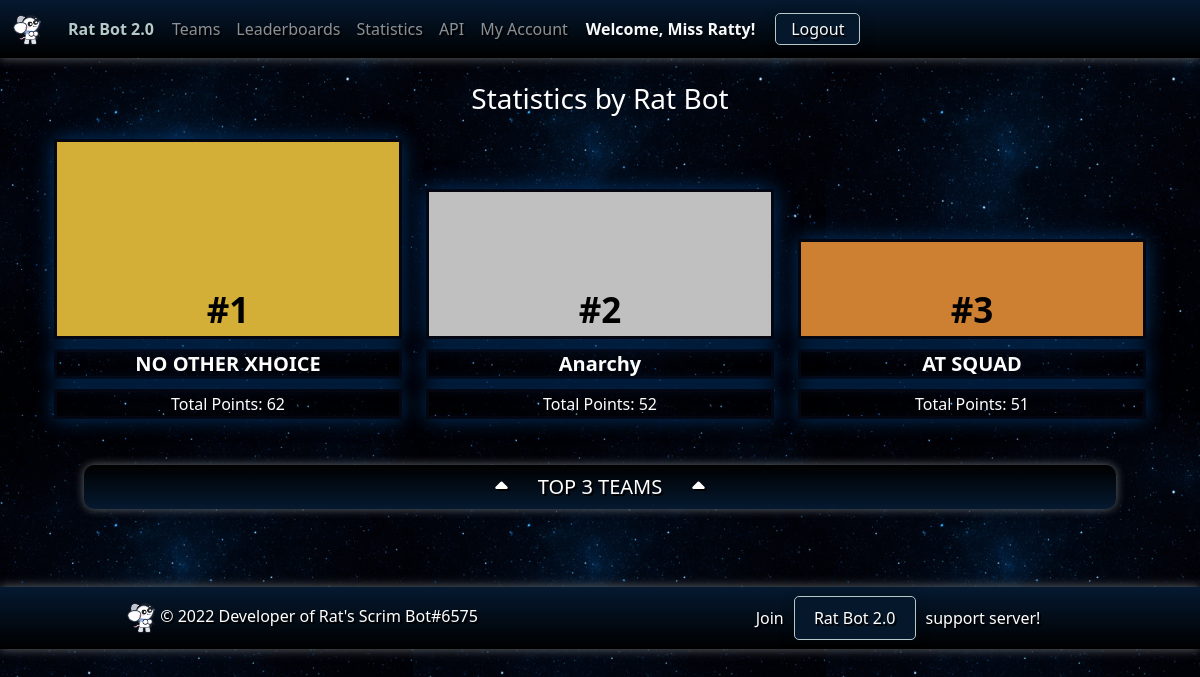
The app's page /statistics (signed in) with its own data.
### ratbotapp/models.py (models this page shows, shortened)
class Score(models.Model):
    id = models.AutoField(primary_key=True)
    rank = models.IntegerField(default=0)
    result = models.ForeignKey(Result, on_delete=models.CASCADE, default=None)
    team = models.ForeignKey(Team, on_delete=models.RESTRICT, default=None)
    team_managers = models.CharField(max_length=200, default='Unknown')
    wwcd = models.PositiveSmallIntegerField(default=0)
    pp = models.PositiveSmallIntegerField(default=0)
    kp = models.PositiveSmallIntegerField(default=0)
    tp = models.PositiveSmallIntegerField(default=0)
    missed_games = models.IntegerField(default=0)
    created_at = models.DateTimeField(auto_now_add=True)
    updated_at = models.DateTimeField(auto_now=True)
    def __str__(self):
        return f"#{self.rank} - {self.team.team_name} - {self.pp} - {self.kp} - {self.tp}"

class Team(models.Model):
    id = models.AutoField(primary_key=True)
    team_name = models.CharField(max_length=30, unique=True)
    team_tag = models.CharField(max_length=10, default="")
    team_slug = models.CharField(max_length=60, unique=False, editable=False)
    team_image = models.ImageField(upload_to='team_images/', null=True, blank=True)
    followers = models.ManyToManyField(User, related_name='following')
    created_at = models.DateTimeField(auto_now_add=True)
    updated_at = models.DateTimeField(auto_now=True)

### ratbotapp/views.py (the view)
# urls.py: path('statistics', views.statistics_page, name='statistics'),
@login_required(login_url="/accounts/discord/login")
def statistics_page(request):
    print("======== STARTED statistics_page() =======")
    top_stats = Score.objects.filter(tp__gte=0).order_by('-tp').select_related('result')[:3]
    context = {
        'statistics': {
            'top_stats': top_stats
        }
    }
    pprint(context)
    return render(request, 'ratbot/statistics.html', context)

### ratbotapp/templates/ratbot/statistics.html (shortened to what this page needs)
{% extends 'ratbot/base/base.html' %}
{% load static %}
{% block body %}
<div class="container">
    <div class="row mb-3 mt-4">
        <h3 class="text-center">Statistics by Rat Bot</h3>
    </div>
    <div class="container">
        <div class="row">
            <div class="col-4">
                <div class="rectangle gold"><p class="rectangle-content">#1</p></div>
                <h5 class="team-name">{{ statistics.top_stats.0.team.team_name }}</h5>
                <p class="team-text">Total Points: {{ statistics.top_stats.0.tp }}</p>
            </div>
            <div class="col-4">
                <div class="rectangle silver"><p class="rectangle-content">#2</p></div>
                <h5 class="team-name">{{ statistics.top_stats.1.team.team_name }}</h5>
                <p class="team-text">Total Points: {{ statistics.top_stats.1.tp }}</p>
            </div>
            <div class="col-4">
                <div class="rectangle bronze"><p class="rectangle-content">#3</p></div>
                <h5 class="team-name">{{ statistics.top_stats.2.team.team_name }}</h5>
                <p class="team-text">Total Points: {{ statistics.top_stats.2.tp }}</p>
            </div>
            <div class="col-12">
                <h5 class="top-3-teams gradient"><i class="fa-solid fa-caret-up" style="margin-right: 30px;"></i>TOP 3 TEAMS<i class="fa-solid fa-caret-up" style="margin-left: 30px;"></i></h5>
            </div>
        </div>
    </div>
</div>
{% endblock %}

### ratbotapp/templates/ratbot/base/base.html (shortened to what this page needs)
{% load static %}
<!doctype html>
<html lang="en">
<head>
    <link rel="stylesheet" href="{% static 'ratbot/styles/base.css' %}">
    <link href="https://cdn.jsdelivr.net/npm/bootstrap@5.3.0-alpha1/dist/css/bootstrap.min.css" rel="stylesheet"
>
    <link rel="stylesheet" type="text/css" href="https://cdn.datatables.net/1.13.2/css/jquery.dataTables.css">
    <link rel="stylesheet" href="https://cdnjs.cloudflare.com/ajax/libs/font-awesome/6.3.0/css/all.min.css"
/>
</head>
<body>
<nav class="navbar navbar-expand-lg navbar-dark bg-dark space-gradient sticky-top">
    <div class="container-fluid text-center">
        <a class="navbar-brand" href="/">
            <img src="{% static 'ratbot/images/logo.png' %}" alt="Rat Bot" height="30">
        </a>
        <a href="/" class="welcome">
            <span> Rat Bot 2.0</span>
        </a>
        <div class="collapse navbar-collapse" id="navbarNavDropdown">
            <ul class="navbar-nav">
                <li class="nav-item">
                    <a class="nav-link" href="{% url 'teams' %}">Teams</a>
                </li>
                <li class="nav-item">
                    <a class="nav-link" href="{% url 'leaderboards' %}">Leaderboards</a>
                </li>
                <li class="nav-item">
                    <a class="nav-link" href="{% url 'statistics' %}">Statistics</a>
                </li>
                {% if user.is_authenticated %}
                <li class="nav-item">
                    <a class="nav-link" href="{% url 'api-info' %}">API</a>
                </li>
                <li class="nav-item">
                    <a  class="nav-link" href="{% url 'my_account' %}">My Account</a>
                </li>
                {% endif %}
            </ul>
            {% if user.is_authenticated %}
            <span class="text-light welcome">Welcome, {{ user.username }}!</span>
            <span class="text-light"><a class="nav-link login" href="{% url 'logout' %}"> Logout</a></span>
            {% else %}
            <span class="text-light"><a class="nav-link login" href="{% url 'login' %}">Login</a></span>
            {% endif %}
        </div>
    </div>
</nav>
{% block body %}Base body block{% endblock %}
<div class="gradient-footer mt-5">
    <footer class="mt-3 py-3 px-3">
        <div class="row justify-content-center align-items-center">
            <div class="col-sm-12 col-md-6 mb-3 mb-md-0 text-center">
                <a href="/"><img src="{% static 'ratbot/images/logo.png' %}" alt="Rat Bot" height="30"></a> © 2022
                Developer of Rat's Scrim Bot#6575
            </div>
            <div class="col-sm-12 col-md-6 mt-3 mt-md-0 text-center">
                Join<a class="discord-invite" href="https://discord.gg/zT7RWQWQdr"> Rat Bot 2.0 </a>support server!
            </div>
        </div>
    </footer>
</div>
</body>
</html>

### ratbotapp/static/ratbot/styles/base.css (style rules this page uses)
body { color: #ffffff !important; background-color: #0c2340; background-image: url('space-background.jpg'); background-repeat: repeat; }
.gradient-footer { background-color: #000000; background-image: radial-gradient(circle, #000000 0%, #051930 100%); background-image: linear-gradient(to top, #000000 0%, #051930 100%); text-shadow: 2px 2px #000; box-shadow: 0 0 10px #656b6f; }
.gradient { background-color: #000000; background-image: radial-gradient(circle, #051930 0%, #000000 100%); background-image: linear-gradient(to top, #051930 0%, #000000 100%); text-shadow: 2px 2px #000; box-shadow: 0 0 10px #656b6f; border-radius: 10px; }
.navbar { background-color: #000000; background-image: radial-gradient(circle, #051930 0%, #000000 100%); background-image: linear-gradient(to bottom, #051930 0%, #000000 100%); text-shadow: 2px 2px #000; box-shadow: 0 0 10px #656b6f; }
.navbar .nav-link.login { margin-left: 10px; margin-right: 10px; padding: 3px 15px; background-color: #04172b; border: 1px solid #b5c9c9; border-radius: 5px; box-shadow: 0px 3px 15px rgba(0, 0, 0, 0.2); }
.welcome { margin-left: 10px; margin-right: 10px; font-weight: bold; color: #b5c9c9; text-shadow: 0px 2px 2px rgba(0, 0, 0, 0.5); text-decoration: none; }
.discord-invite { color: white; margin-left: 10px; margin-right: 10px; padding: 10px 15px; background-color: #04172b; border: 1px solid #b5c9c9; border-radius: 5px; box-shadow: 0px 3px 15px rgba(0, 0, 0, 0.2); text-decoration: none; }
.rectangle { position: relative; width: 100%; height: 500px; border: 1px solid white; margin-bottom: 10px; border: 3px solid #040612; box-shadow: 0 0 20px #003366; }
.rectangle-content { position: absolute; bottom: 0; width: 100%; text-align: center; margin: 0; }
.gold { height: 200px; font-size: 35px; text-align: center; font-weight: bold; color: black; background-color: #D4AF37; }
.silver { height: 150px; margin-top: 50px; font-size: 35px; text-align: center; font-weight: bold; color: black; background-color: #C0C0C0; }
.bronze { height: 100px; margin-top: 100px; font-size: 35px; text-align: center; font-weight: bold; color: black; background-color: #CD7F32; }
.team-name { text-align: center; margin-top: 10px; font-weight: bold; border: 3px solid #040612; box-shadow: 0 0 20px #003366; }
.team-text { text-align: center; margin-top: 10px; border: 3px solid #040612; box-shadow: 0 0 20px #003366; }
.top-3-teams { text-align: center; margin: 30px; padding: 10px; }

### records on screen
Score: top_stats.0.team.team_name "NO OTHER XHOICE", top_stats.0.tp "62"
Score: top_stats.1.team.team_name "Anarchy", top_stats.1.tp "52"
Score: top_stats.2.team.team_name "AT SQUAD", top_stats.2.tp "51"

### other values on screen
{{ user.username }} "Miss Ratty"
